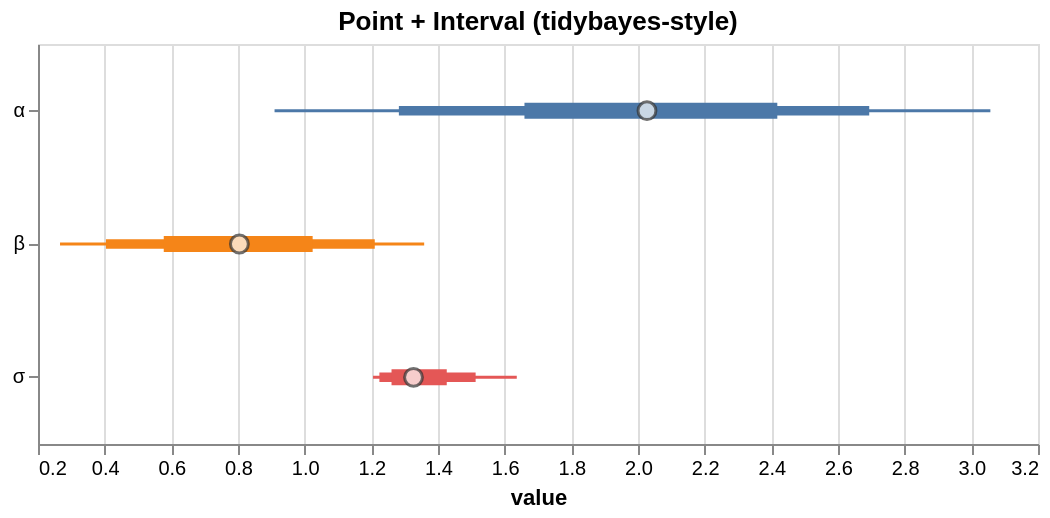

Write the Vega-Lite specification saved for this chart.
### Vega-Lite specification from a JSON file in a GitHub repository (floating-point values rounded to 4 significant figures)
{"$schema": "https://vega.github.io/schema/vega-lite/v5.json", "config": {"axis": {"labelLimit": 0}, "header": {"labelLimit": 0}, "legend": {"labelLimit": 0}}, "data": {"values": [{"__point__": 1.326, "hi_0_5_": 1.426, "hi_0_8_": 1.513, "hi_0_95_": 1.636, "lo_0_5_": 1.261, "lo_0_8_": 1.224, "lo_0_95_": 1.205, "parameter": "σ"}, {"__point__": 2.027, "hi_0_5_": 2.418, "hi_0_8_": 2.694, "hi_0_95_": 3.057, "lo_0_5_": 1.659, "lo_0_8_": 1.283, "lo_0_95_": 0.9097, "parameter": "α"}, {"__point__": 0.8042, "hi_0_5_": 1.024, "hi_0_8_": 1.21, "hi_0_95_": 1.359, "lo_0_5_": 0.5772, "lo_0_8_": 0.4039, "lo_0_95_": 0.2661, "parameter": "β"}]}, "height": 200, "layer": [{"encoding": {"color": {"field": "parameter", "legend": null, "type": "nominal"}, "tooltip": [{"field": "__point__", "title": "value (estimate)", "type": "quantitative"}, {"field": "parameter", "type": "nominal"}, {"field": "lo_0_95_", "title": "95% lo", "type": "quantitative"}, {"field": "hi_0_95_", "title": "95% hi", "type": "quantitative"}], "x": {"field": "lo_0_95_", "scale": {"zero": false}, "title": "value", "type": "quantitative"}, "x2": {"field": "hi_0_95_"}, "y": {"axis": {"title": null}, "field": "parameter", "type": "nominal"}}, "mark": {"strokeWidth": 1.5, "type": "rule"}, "params": [{"bind": "scales", "name": "grid", "select": {"encodings": ["x"], "type": "interval"}}]}, {"encoding": {"color": {"field": "parameter", "legend": null, "type": "nominal"}, "tooltip": [{"field": "__point__", "title": "value (estimate)", "type": "quantitative"}, {"field": "parameter", "type": "nominal"}, {"field": "lo_0_95_", "title": "95% lo", "type": "quantitative"}, {"field": "hi_0_95_", "title": "95% hi", "type": "quantitative"}], "x": {"field": "lo_0_8_", "scale": {"zero": false}, "title": "value", "type": "quantitative"}, "x2": {"field": "hi_0_8_"}, "y": {"axis": {"title": null}, "field": "parameter", "type": "nominal"}}, "mark": {"strokeWidth": 4.75, "type": "rule"}}, {"encoding": {"color": {"field": "parameter", "legend": null, "type": "nominal"}, "tooltip": [{"field": "__point__", "title": "value (estimate)", "type": "quantitative"}, {"field": "parameter", "type": "nominal"}, {"field": "lo_0_95_", "title": "95% lo", "type": "quantitative"}, {"field": "hi_0_95_", "title": "95% hi", "type": "quantitative"}], "x": {"field": "lo_0_5_", "scale": {"zero": false}, "title": "value", "type": "quantitative"}, "x2": {"field": "hi_0_5_"}, "y": {"axis": {"title": null}, "field": "parameter", "type": "nominal"}}, "mark": {"strokeWidth": 8.0, "type": "rule"}}, {"encoding": {"tooltip": [{"field": "__point__", "title": "value (estimate)", "type": "quantitative"}, {"field": "parameter", "type": "nominal"}, {"field": "lo_0_95_", "title": "95% lo", "type": "quantitative"}, {"field": "hi_0_95_", "title": "95% hi", "type": "quantitative"}], "x": {"field": "__point__", "scale": {"zero": false}, "type": "quantitative"}, "y": {"field": "parameter", "type": "nominal"}}, "mark": {"color": "white", "filled": true, "size": 80, "stroke": "#333", "strokeWidth": 1.5, "type": "point"}}], "title": "Point + Interval (tidybayes-style)", "width": 500}
